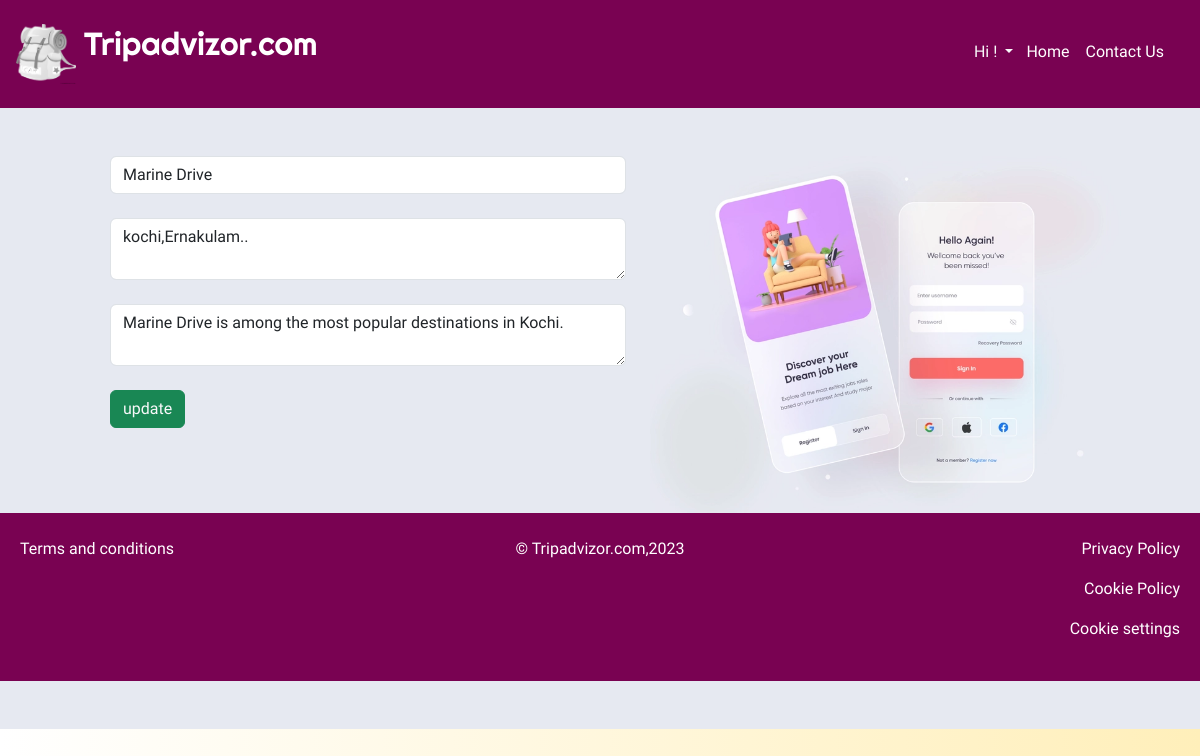
Screenshot of /admin/query.php?p_id=3 with the database file from the repository.
### tables this page shows
CREATE TABLE `places` (
  `id` int(11) NOT NULL,
  `place_name` varchar(200) NOT NULL,
  `address` varchar(255) NOT NULL,
  `dist_id` int(11) NOT NULL,
  `description` varchar(255) NOT NULL,
  `latitude` float NOT NULL,
  `longitude` float NOT NULL
);

### admin/query.php (the view, shortened to what this page needs)
<?php
require 'connection.php' ;
require '../header.php' ;
$email=$_SESSION['email'];
$sql='SELECT * FROM users WHERE email=:email';
$statement=$connection->prepare($sql);
$statement->execute([':email'=>$email]);
$user=$statement->fetch(PDO::FETCH_OBJ);
?>
<?php
    $id=$_GET['p_id'];
    $sql2='SELECT * FROM places where id=:id';
    $statement=$connection->prepare($sql2);
    $statement->execute(['id'=>$id]);
    $place=$statement->fetch(PDO::FETCH_OBJ);
?>
<div class="vh-100 container-fluid d-flex flex-column align-items-between p-0 m-0">
    <div class="header px-3 py-4">
        <div class="namebar d-flex justify-content-between">
        <div class="logo  d-flex gap-2 w-50">
            <img src="../images/logo2.png" alt="" class="img-fluid logo-img">
            <h3 class="text-white fs-2 name">Tripadvizor.com</h3>
        </div>
        <div>
            <nav class="navbar navbar-expand-lg navbar-light">
                <div class="container">
                  <div class="collapse navbar-collapse" id="navbarNav">
                    <ul class="navbar-nav">
                    <button class="btn text-light dropdown-toggle p-1 ms-2" type="button" data-bs-toggle="dropdown" aria-expanded="false">
    				            Hi  <?= $user->first_name; ?> !
  				          </button>
                    <li class="nav-item">
                        <a class="nav-link text-white" href="../admindashboard.php">Home</a>
                      </li>
                      <li class="nav-item">
                        <a class="nav-link text-white" href="#contact">Contact Us</a>
                      </li>
                    </ul>
                  </div>
                </div>
              </nav>
        </div>
    </div>
    </div>
        <div class="content py-5 row m-0 login justify-content-center ">
            <div class="col-12 row  col-sm-6 ps-5 ">
                <div >
                    <form action="" method="POST">
                        <input type="text" name="place" placeholder="Enter Place" value="<?=$place->place_name;?>" class="form-control  bdr w-100 mb-4">
                        <textarea  name="address" id="" value=""placeholder="address" value=""class="form-control bdr w-100 mb-4"><?=$place->address;?></textarea>
                        <textarea  name="description" id="" placeholder="description" value="" class="form-control bdr w-100 mb-4"><?=$place->description;?></textarea>
                        <input type="submit" value="update" name="update" class="btn btn-success text-light">
                    </form>
                </div>
            </div>
            <div class="col-12 col-sm-5">
              <div class="gif">
                <img src="../images/login-bg.jpg" alt="image" class="img-fluid">
              </div>
            </div>
        <div class="footer row px-2 m-0 d-flex  bg w-100 py-4" id="contact">
            <div class="text-start col-12 col-sm-4">
                <p class="text-white  cpwrite">Terms and conditions</p>
            </div>
            <div class="text-start  col-12 col-sm-4">
                <p class="text-white text-center">&copy Tripadvizor.com,2023</p>
            </div>
            <div class="text-start  col-12 col-sm-4">
                <p class="text-white text-end  cpwrite">Privacy Policy</p>
                <p class="text-white text-end  cpwrite">Cookie Policy</p>
                <p class="text-white text-end  cpwrite">Cookie settings</p>
            </div>
        </div>
 </div>
<?php require '../footer.php' ?>

### css/style.css (style rules this page uses)
* { box-sizing: border-box; font-family: "Philosopher", sans-serif; }
h3 { font-family: "Righteous", cursive; }
.header { background-color: #790252; box-sizing: border-box; }
.container-fluid { background: #ffefba; background: -webkit-linear-gradient( to right, #ffffff, #ffefba ); background: linear-gradient( to right, #ffffff, #ffefba ); }
.logo-img { width: 60px; }
a { text-decoration: none; color: #790252; }
.navbar { background-color: #790252; }
.bg { background-color: #790252; }
.login { background-color: #e6e9f1; }
input { border: 2px solid #790252; }

### rows the page displays
places: place "Marine Drive", address "kochi,Ernakulam..", description "Marine Drive is among the most popular destinations in Kochi."
